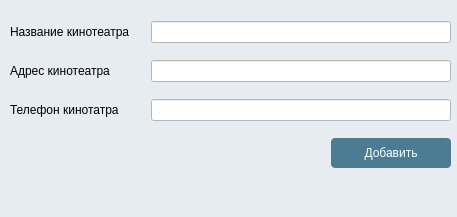
<?xml version="1.0" encoding="UTF-8"?>
<ui version="4.0">
 <class>Form</class>
 <widget class="QWidget" name="Form">
  <property name="geometry">
   <rect>
    <x>0</x>
    <y>0</y>
    <width>457</width>
    <height>217</height>
   </rect>
  </property>
  <property name="windowTitle">
   <string>Form</string>
  </property>
  <property name="windowIcon">
   <iconset>
    <normaloff>../system_image/log2.bmp</normaloff>../system_image/log2.bmp</iconset>
  </property>
  <property name="styleSheet">
   <string notr="true">QWidget{
	background-color: #E6ECEF;
}
* {
gridline-color: hsl(205, 69%, 19%)
}
QLineEdit{
	background: white;
}
QPushButton{
	background-color: hsl(201, 32%, 44%);
    border-radius: 4px;
    color: white;
}</string>
  </property>
  <widget class="QWidget" name="verticalLayoutWidget">
   <property name="geometry">
    <rect>
     <x>10</x>
     <y>10</y>
     <width>441</width>
     <height>171</height>
    </rect>
   </property>
   <layout class="QVBoxLayout" name="verticalLayout">
    <item>
     <layout class="QHBoxLayout" name="horizontalLayout">
      <item>
       <widget class="QLabel" name="label">
        <property name="text">
         <string>Название кинотеатра</string>
        </property>
       </widget>
      </item>
      <item>
       <widget class="QLineEdit" name="lineEdit">
        <property name="minimumSize">
         <size>
          <width>250</width>
          <height>0</height>
         </size>
        </property>
        <property name="maximumSize">
         <size>
          <width>300</width>
          <height>16777215</height>
         </size>
        </property>
       </widget>
      </item>
     </layout>
    </item>
    <item>
     <layout class="QHBoxLayout" name="horizontalLayout_2">
      <item>
       <widget class="QLabel" name="label_2">
        <property name="text">
         <string>Адрес кинотеатра</string>
        </property>
       </widget>
      </item>
      <item>
       <widget class="QLineEdit" name="lineEdit_2">
        <property name="minimumSize">
         <size>
          <width>300</width>
          <height>0</height>
         </size>
        </property>
        <property name="maximumSize">
         <size>
          <width>300</width>
          <height>16777215</height>
         </size>
        </property>
       </widget>
      </item>
     </layout>
    </item>
    <item>
     <layout class="QHBoxLayout" name="horizontalLayout_3">
      <item>
       <widget class="QLabel" name="label_3">
        <property name="text">
         <string>Телефон кинотатра</string>
        </property>
       </widget>
      </item>
      <item>
       <widget class="QLineEdit" name="lineEdit_3">
        <property name="maximumSize">
         <size>
          <width>300</width>
          <height>16777215</height>
         </size>
        </property>
       </widget>
      </item>
     </layout>
    </item>
    <item>
     <layout class="QHBoxLayout" name="horizontalLayout_4">
      <item>
       <spacer name="horizontalSpacer">
        <property name="orientation">
         <enum>Qt::Horizontal</enum>
        </property>
        <property name="sizeHint" stdset="0">
         <size>
          <width>40</width>
          <height>20</height>
         </size>
        </property>
       </spacer>
      </item>
      <item>
       <widget class="QPushButton" name="pushButton">
        <property name="minimumSize">
         <size>
          <width>120</width>
          <height>30</height>
         </size>
        </property>
        <property name="text">
         <string>Добавить</string>
        </property>
       </widget>
      </item>
     </layout>
    </item>
   </layout>
  </widget>
  <widget class="QLabel" name="label_4">
   <property name="geometry">
    <rect>
     <x>10</x>
     <y>190</y>
     <width>201</width>
     <height>20</height>
    </rect>
   </property>
   <property name="text">
    <string/>
   </property>
  </widget>
 </widget>
 <resources/>
 <connections/>
</ui>
